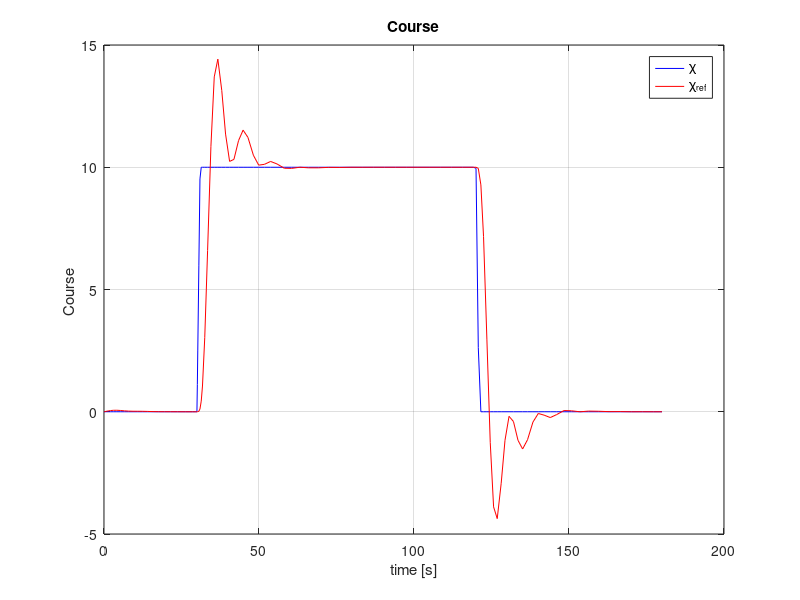
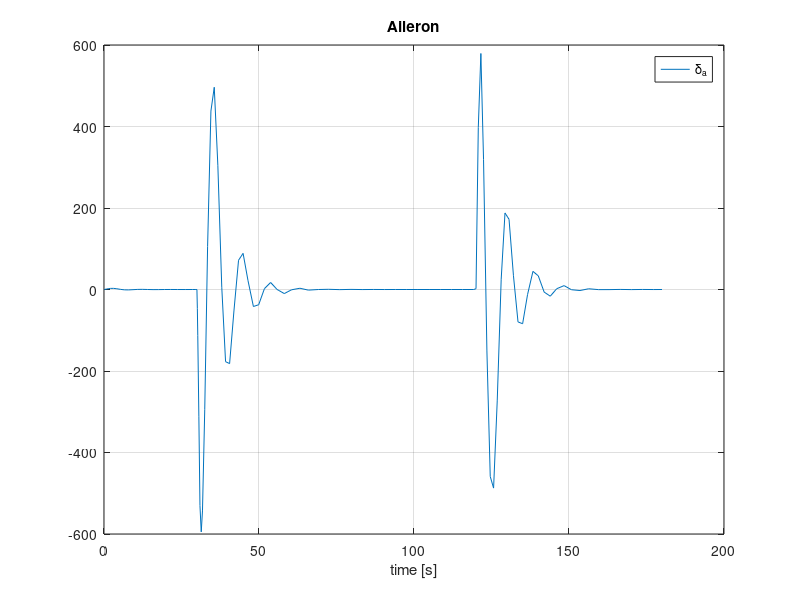

Write the MATLAB code that produced these figures, in order.

%% plots for 2e

m = load('measurements_2e.mat');

t = m.measurements(1,:);
chi_ref = m.measurements(2,:);
chi = m.measurements(3,:);
delta_a = m.measurements(4,:);

figure(1)
plot(t,chi_ref,'b');
hold on
plot(t,chi,'r');
grid on;
legend('\chi','\chi_{ref}');
title('Course');
xlabel('time [s]'); 
ylabel('Course '); 
saveas(gcf,'./figures/chi.pdf')
hold off

figure(2)
plot(t,delta_a);
grid on;
legend('\delta_a');
title('Aileron');
xlabel('time [s]'); 
ylabel(''); 
saveas(gcf,'./figures/aileron.pdf')